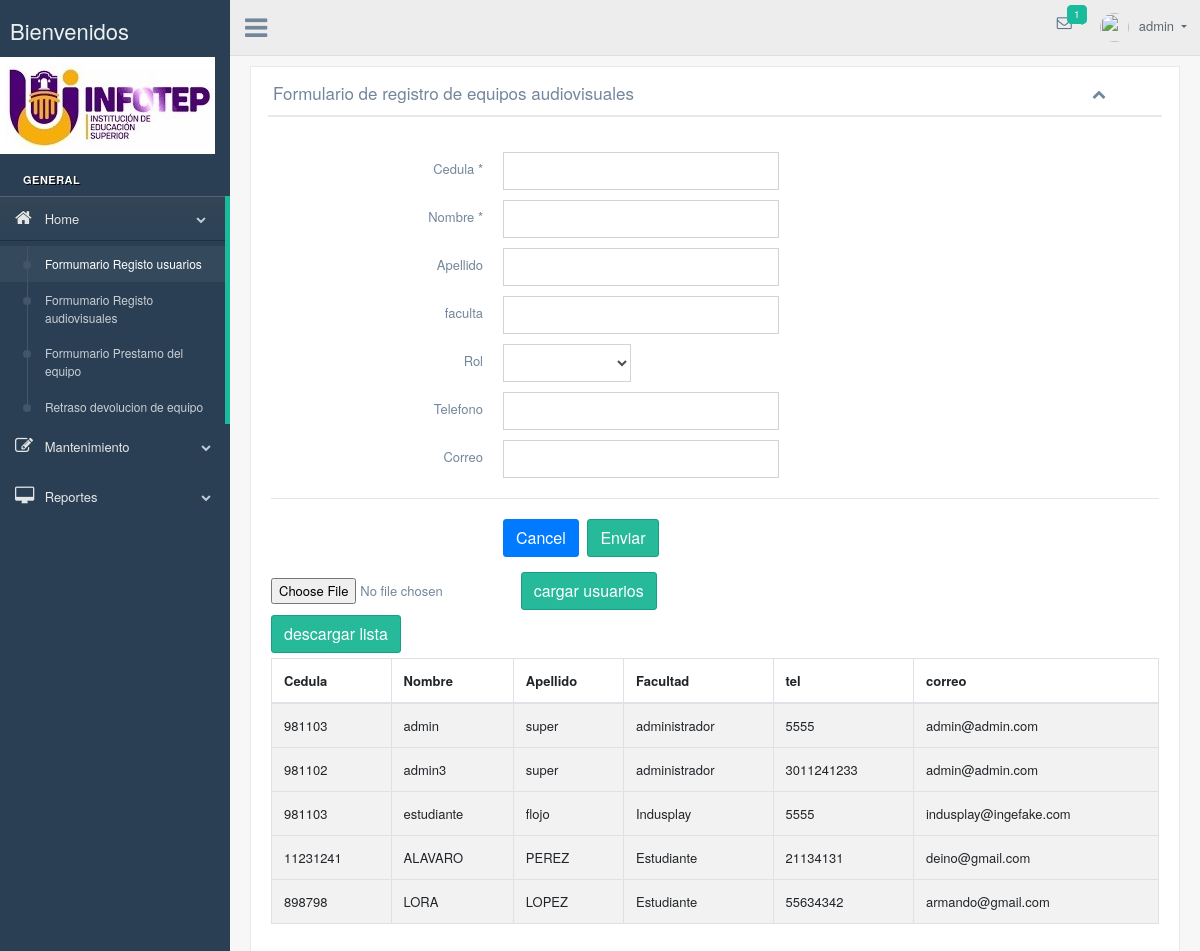
The app's page /Vista/Registro_usuarios.php (signed in) with its own data.
### tables this page shows
CREATE TABLE `usuario` (
  `idUsuario` int(11) NOT NULL,
  `cedula` bigint(11) NOT NULL,
  `nombre` varchar(45) NOT NULL,
  `apellido` varchar(45) NOT NULL,
  `facultad` varchar(45) NOT NULL,
  `tel` bigint(20) NOT NULL,
  `correo` varchar(45) NOT NULL,
  `tipoUsuario` varchar(45) NOT NULL,
  `clave` varchar(45) DEFAULT NULL
);

### DB/conexion.php (called while the page is built, shortened)
<?php
class ConexionBD
{
    public function __construct(){
        $this->conexion = new mysqli(HOST,USER,PASS,gh);
    }
}
?>

### DB/Functions_Mysql.php (called while the page is built, shortened)
<?php
require "Conexion.php";
class Consultar extends ConexionBD
{
    public function getDates($consulta){
        $resultados=$this->conexion->query($consulta);
        if($resultados=$this->conexion->query($consulta)) {
            $info=$resultados->fetch_all(MYSQLI_ASSOC);
            return $info;
        }else{
            $info=false;
            return $info;
        }
    }
}
?>

### controlador/mostrarUsuarios.php (the view)
<?php
$variable = new Consultar();
$sentencia= "SELECT * FROM usuario";
$filas = $variable->getDates($sentencia) ;
if ($filas) {
    foreach($filas as $fila){
        echo "<tr>";
        echo "<td>"; echo $fila['cedula']; echo "</td>";
        echo "<td>"; echo $fila['nombre']; echo "</td>";
        echo "<td>"; echo $fila['apellido']; echo "</td>";
        echo "<td>"; echo $fila['facultad']; echo "</td>";
        echo "<td>"; echo $fila['tel']; echo "</td>";
        echo "<td>"; echo $fila['correo']; echo "</td>";
        echo "<tr>";
    }
}
?>

### records on screen
usuario: cedula "981103", nombre "admin", apellido "super", facultad "administrador", tel "5555", correo "admin@admin.com"
usuario: cedula "981102", nombre "admin3", apellido "super", facultad "administrador", tel "3011241233", correo "admin@admin.com"
usuario: cedula "981103", nombre "estudiante", apellido "flojo", facultad "Indusplay", tel "5555", correo "indusplay@ingefake.com"
usuario: cedula "11231241", nombre "ALAVARO", apellido "PEREZ", facultad "Estudiante", tel "21134131", correo "deino@gmail.com"
usuario: cedula "898798", nombre "LORA", apellido "LOPEZ", facultad "Estudiante", tel "55634342", correo "armando@gmail.com"

### other values on screen
$_SESSION["usuario"]["nombre"] "admin"
